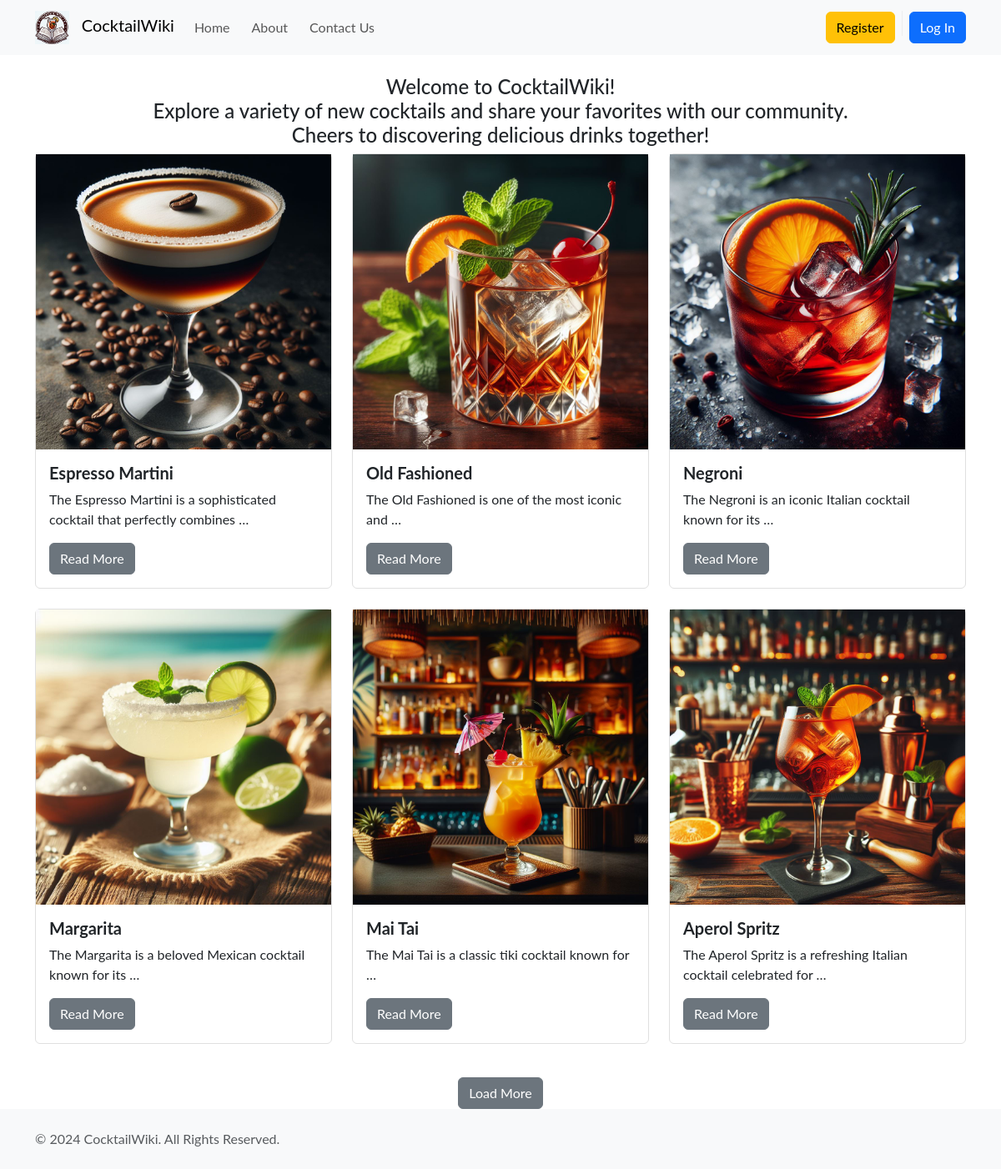
The page / on the database its author committed.
### main/models.py (models this page shows, shortened)
class Post(models.Model):
    STATUS_POST = (
        (0, "Created"),
        (1, "Published"),
        (2, "Denied")
    )
    title = models.CharField(max_length=2500)
    content = models.TextField()
    image = models.ImageField('Image', null=False, upload_to='media')
    author = models.ForeignKey(User, on_delete=models.CASCADE)
    created_at = models.DateTimeField(auto_now_add=True)
    status = models.IntegerField(STATUS_POST, default=0)

### main/views.py (the view)
# urls.py: path('', views.index, name='index'),
def index(request):
    posts = Post.objects.filter(status=1).order_by('created_at')
    paginator = Paginator(posts, 6)
    page_number = request.GET.get('page', 1)
    page_obj = paginator.get_page(page_number)
    return render(request, 'main/index.html', {'posts': page_obj})

### main/context_processors.py (called while the page is built)
def moderator_status(request):
    is_moderator = request.user.groups.filter(name='Administrator').exists() if request.user.is_authenticated else False
    return {'is_moderator': is_moderator}

### main/templates/main/index.html (shortened to what this page needs)
{% extends 'main/layout.html'%}
{% block content %}
<div class="content">
 {% if user.is_authenticated %}
            {% else %}
    <div class="text-center">
        <p class="h4">Welcome to CocktailWiki!<br> Explore a variety of new cocktails and share your favorites with our community.<br> Cheers to discovering delicious drinks together!</p>
    </div>
            {% endif %}
    <div id="posts-container" class="row">
        {% for post in posts %}
        <div class="col-md-4 col-12 mb-4">
            <div class="card h-100">
                <img class="card-image-top" src="{{ post.image.url }}" alt="{{ post.title }}">
                <div class="card-body">
                    <h5 class="card-title title-page">{{ post.title }}</h5>
                    <p class="card-text">{{ post.content|truncatewords:10 }}</p>
                    <a href="{% url 'post_detail' post.id %}" class="btn btn-secondary">Read More</a>
                </div>
            </div>
        </div>
        {% endfor %}
    </div>
    {% if posts.has_next %}
    <div class="text-center">
        <button id="load-more" class="btn btn-secondary mt-3">Load More</button>
    </div>
    {% endif %}
</div>
{% endblock %}

### main/static/css/main.css (style rules this page uses)
body { display: flex; flex-direction: column; min-height: 100vh; font-family: "Lato", serif; font-weight: 400; font-style: normal; }
.title-page { font-family: "Lato", serif; font-weight: 700; font-style: normal; }
.card { border: 1px solid #e0e0e0; transition: transform 0.2s; }

### rows shown on the page
Post: image (picture), title "Espresso Martini", content "The Espresso Martini is a sophisticated cocktail that perfectly combines …"
Post: image (picture), title "Old Fashioned", content "The Old Fashioned is one of the most iconic and …"
Post: image (picture), title "Negroni", content "The Negroni is an iconic Italian cocktail known for its …"
Post: image (picture), title "Margarita", content "The Margarita is a beloved Mexican cocktail known for its …"
Post: image (picture), title "Mai Tai", content "The Mai Tai is a classic tiki cocktail known for …"
Post: image (picture), title "Aperol Spritz", content "The Aperol Spritz is a refreshing Italian cocktail celebrated for …"
